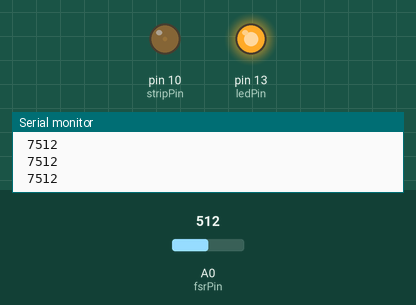
Recording of a sketch running on a simulated Arduino Uno, built with avr-gcc and run on an emulated ATmega328P. Shown: output pins drawn as LEDs (lit = HIGH), the last lines printed to the serial monitor. Inputs (shaded band) come from the test bench; at power-on: A0 (fsrPin) = 512.

Above: at 1.2 s.
1.3 s: A0 (fsrPin) set to 490
At 1.9 s:
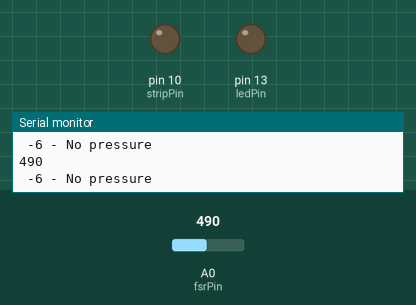
2.8 s: A0 (fsrPin) set to 500
At 3.6 s:
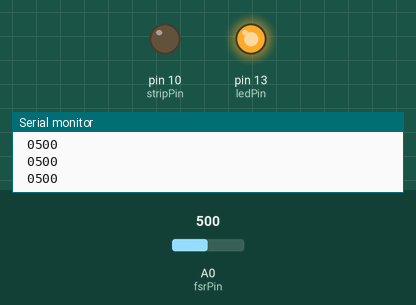
4.3 s: A0 (fsrPin) set to 716
At 5.5 s:
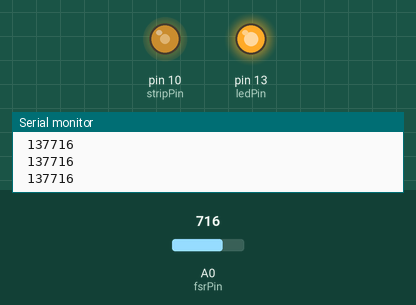
5.8 s: A0 (fsrPin) set to 900
At 6.6 s:
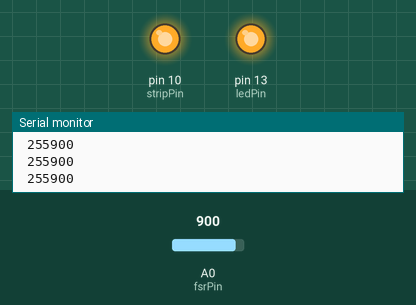
7.3 s: A0 (fsrPin) set to 511
At 7.9 s:
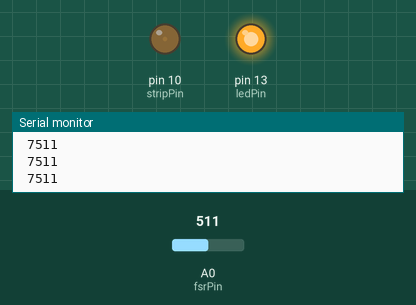
8.8 s: A0 (fsrPin) set to 1023
At 10.2 s:
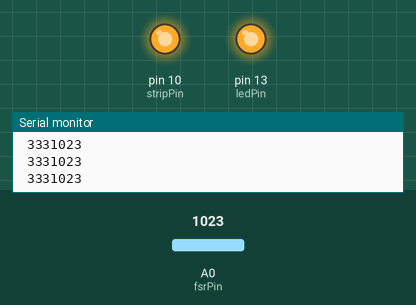
Timing chart, 0 to 11.3 s (numbered marks = the images above; inputs shaded):
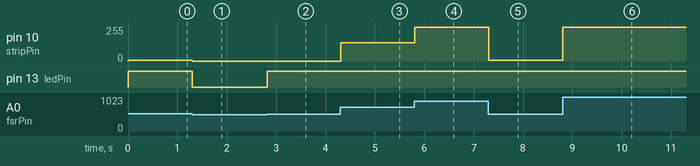

Measured:
- the behaviour switches between 499 and 500 on A0 (fsrPin) (found by bisection; images 1 and 2)
- after the input at 1.3 s, pin 10 (stripPin): 7/255 → 0/255 at once; pin 13 (ledPin): HIGH → LOW at once
- after the input at 2.8 s, pin 13 (ledPin): LOW → HIGH at once
- after the input at 4.3 s, pin 10 (stripPin): 0/255 → 137/255 at once
- after the input at 5.8 s, pin 10 (stripPin): 137/255 → 255/255 at once
- after the input at 7.3 s, pin 10 (stripPin): 255/255 → 7/255 at once
- after the input at 8.8 s, pin 10 (stripPin): 7/255 → 255/255 at once

The sketch:

fsr_1.ino
```cpp
/* FSR simple testing sketch.  <br>Connect one end of FSR to power, the other end to Analog 0.
Then connect one end of a 10K resistor from Analog 0 to ground
*/
int fsrPin = 0;     // the FSR and 10K pulldown are connected to a0
int fsrReading;     // the analog reading from the FSR resistor divider
const int ledPin =  13;      // the number of the LED pin
int ledState = LOW;             // ledState used to set the LED
int stripPin = 10;

void setup(void) {
  Serial.begin(9600);
    pinMode(ledPin, OUTPUT);

}

void loop(void) {
  fsrReading = analogRead(fsrPin);

  Serial.println(fsrReading);     // the raw analog reading
  int power = map(fsrReading, 500, 900, 0, 255);
  Serial.print(" ");
  Serial.print(power);

  if (fsrReading < 500) {
    Serial.println(" - No pressure");
    ledState = LOW;
    analogWrite(stripPin, 0);
  } else {
    analogWrite(stripPin, power);
    ledState = HIGH;
  }
  digitalWrite(ledPin, ledState);
  delay(10);

}
```
